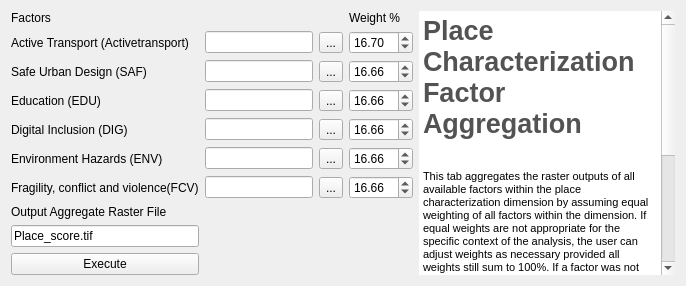
         <widget class="QWidget" name="tab_30">
          <attribute name="title">
           <string>Aggregate</string>
          </attribute>
          <layout class="QGridLayout" name="gridLayout_23">
           <item row="0" column="0">
            <widget class="QLabel" name="label_93">
             <property name="maximumSize">
              <size>
               <width>16777215</width>
               <height>50</height>
              </size>
             </property>
             <property name="text">
              <string>Factors</string>
             </property>
            </widget>
           </item>
           <item row="0" column="3">
            <widget class="QLabel" name="label_95">
             <property name="maximumSize">
              <size>
               <width>16777215</width>
               <height>50</height>
              </size>
             </property>
             <property name="text">
              <string>Weight %</string>
             </property>
            </widget>
           </item>
           <item row="0" column="4" rowspan="10">
            <widget class="QTextEdit" name="textEdit_33">
             <property name="enabled">
              <bool>true</bool>
             </property>
             <property name="frameShape">
              <enum>QFrame::NoFrame</enum>
             </property>
             <property name="readOnly">
              <bool>true</bool>
             </property>
             <property name="html">
              <string>&lt;!DOCTYPE HTML PUBLIC &quot;-//W3C//DTD HTML 4.0//EN&quot; &quot;http://www.w3.org/TR/REC-html40/strict.dtd&quot;&gt;
&lt;html&gt;&lt;head&gt;&lt;meta name=&quot;qrichtext&quot; content=&quot;1&quot; /&gt;&lt;style type=&quot;text/css&quot;&gt;
p, li { white-space: pre-wrap; }
&lt;/style&gt;&lt;/head&gt;&lt;body style=&quot; font-family:'MS Shell Dlg 2'; font-size:8.25pt; font-weight:400; font-style:normal;&quot;&gt;
&lt;p style=&quot; margin-top:0px; margin-bottom:0px; margin-left:0px; margin-right:0px; -qt-block-indent:0; text-indent:0px;&quot;&gt;&lt;span style=&quot; font-size:20pt; font-weight:600; color:#535353;&quot;&gt;Place Characterization Factor Aggregation &lt;/span&gt;&lt;/p&gt;
&lt;p style=&quot;-qt-paragraph-type:empty; margin-top:0px; margin-bottom:0px; margin-left:0px; margin-right:0px; -qt-block-indent:0; text-indent:0px; font-size:20pt; font-weight:600; color:#535353;&quot;&gt;&lt;br /&gt;&lt;/p&gt;
&lt;p style=&quot; margin-top:0px; margin-bottom:0px; margin-left:0px; margin-right:0px; -qt-block-indent:0; text-indent:0px;&quot;&gt;&lt;span style=&quot; font-size:8pt;&quot;&gt;This tab aggregates the raster outputs of all available factors within the place characterization dimension by assuming equal weighting of all factors within the dimension. If equal weights are not appropriate for the specific context of the analysis, the user can adjust weights as necessary provided all weights still sum to 100%. If a factor was not calculated (perhaps due to missing data, or because it was deemed to be unimportant) that factor should be assigned a weight of 0%, and the remaining factor weights adjusted such that they add up to 100%. &lt;/span&gt;&lt;/p&gt;
&lt;p style=&quot; margin-top:12px; margin-bottom:12px; margin-left:0px; margin-right:0px; -qt-block-indent:0; text-indent:0px;&quot;&gt;&lt;span style=&quot; font-size:8pt;&quot;&gt;Factor outputs that are created during the current working session are automatically loaded. &lt;/span&gt;&lt;span style=&quot; font-family:'Calibri','sans-serif'; font-size:9pt;&quot;&gt;Users can choose to load previously generated factor outputs from the output directory set up at tool initiation.&lt;/span&gt;&lt;span style=&quot; font-size:9pt;&quot;&gt; &lt;/span&gt;&lt;/p&gt;
&lt;p style=&quot; margin-top:12px; margin-bottom:12px; margin-left:0px; margin-right:0px; -qt-block-indent:0; text-indent:0px;&quot;&gt;&lt;span style=&quot; font-family:'Calibri','sans-serif'; font-size:8pt; font-weight:600;&quot;&gt;Output&lt;/span&gt;&lt;span style=&quot; font-family:'Calibri','sans-serif'; font-size:8pt;&quot;&gt;: &lt;/span&gt;&lt;span style=&quot; font-size:8pt;&quot;&gt;A raster file containing values ranging from 0 to 5 is saved to the output directory and loaded into the workspace. Scores should be interpreted as outlined in the “About” tab.&lt;/span&gt;&lt;span style=&quot; font-size:7.8pt;&quot;&gt; &lt;/span&gt;&lt;/p&gt;&lt;/body&gt;&lt;/html&gt;</string>
             </property>
            </widget>
           </item>
           <item row="1" column="0">
            <widget class="QLabel" name="label_101">
             <property name="text">
              <string>Active Transport (Activetransport)</string>
             </property>
            </widget>
           </item>
           <item row="1" column="1">
            <widget class="QgsFilterLineEdit" name="AT_Aggregate_Field">
             <property name="qgisRelation" stdset="0">
              <string notr="true"/>
             </property>
            </widget>
           </item>
           <item row="1" column="2">
            <widget class="QToolButton" name="WLK_Aggregate_TB">
             <property name="text">
              <string>...</string>
             </property>
            </widget>
           </item>
           <item row="1" column="3">
            <widget class="QDoubleSpinBox" name="WLK_Aggregate_SB">
             <property name="maximum">
              <double>100.000000000000000</double>
             </property>
             <property name="value">
              <double>16.699999999999999</double>
             </property>
            </widget>
           </item>
           <item row="2" column="0">
            <widget class="QLabel" name="label_99">
             <property name="text">
              <string>Safe Urban Design (SAF)</string>
             </property>
            </widget>
           </item>
           <item row="2" column="1">
            <widget class="QgsFilterLineEdit" name="SAF_Aggregate_Field">
             <property name="qgisRelation" stdset="0">
              <string notr="true"/>
             </property>
            </widget>
           </item>
           <item row="2" column="2">
            <widget class="QToolButton" name="SAF_Aggregate_TB">
             <property name="text">
              <string>...</string>
             </property>
            </widget>
           </item>
           <item row="2" column="3">
            <widget class="QDoubleSpinBox" name="SAF_Aggregate_SB">
             <property name="maximum">
              <double>100.000000000000000</double>
             </property>
             <property name="value">
              <double>16.660000000000000</double>
             </property>
            </widget>
           </item>
           <item row="3" column="0">
            <widget class="QLabel" name="label_105">
             <property name="text">
              <string>Education (EDU)</string>
             </property>
            </widget>
           </item>
           <item row="3" column="1">
            <widget class="QgsFilterLineEdit" name="EDU_Aggregate_Field">
             <property name="qgisRelation" stdset="0">
              <string notr="true"/>
             </property>
            </widget>
           </item>
           <item row="3" column="2">
            <widget class="QToolButton" name="EDU_Aggregate_TB">
             <property name="text">
              <string>...</string>
             </property>
            </widget>
           </item>
           <item row="3" column="3">
            <widget class="QDoubleSpinBox" name="EDU_Aggregate_SB">
             <property name="maximum">
              <double>100.000000000000000</double>
             </property>
             <property name="value">
              <double>16.660000000000000</double>
             </property>
            </widget>
           </item>
           <item row="4" column="0">
            <widget class="QLabel" name="label_106">
             <property name="text">
              <string>Digital Inclusion (DIG)</string>
             </property>
            </widget>
           </item>
           <item row="4" column="1">
            <widget class="QgsFilterLineEdit" name="DIG_Aggregate_Field">
             <property name="qgisRelation" stdset="0">
              <string notr="true"/>
             </property>
            </widget>
           </item>
           <item row="4" column="2">
            <widget class="QToolButton" name="DIG_Aggregate_TB">
             <property name="text">
              <string>...</string>
             </property>
            </widget>
           </item>
           <item row="4" column="3">
            <widget class="QDoubleSpinBox" name="DIG_Aggregate_SB">
             <property name="maximum">
              <double>100.000000000000000</double>
             </property>
             <property name="value">
              <double>16.660000000000000</double>
             </property>
            </widget>
           </item>
           <item row="5" column="0">
            <widget class="QLabel" name="label_107">
             <property name="text">
              <string>Environment Hazards (ENV)</string>
             </property>
            </widget>
           </item>
           <item row="5" column="1">
            <widget class="QgsFilterLineEdit" name="ENV_Aggregate_Field">
             <property name="qgisRelation" stdset="0">
              <string notr="true"/>
             </property>
            </widget>
           </item>
           <item row="5" column="2">
            <widget class="QToolButton" name="ENV_Aggregate_TB">
             <property name="text">
              <string>...</string>
             </property>
            </widget>
           </item>
           <item row="5" column="3">
            <widget class="QDoubleSpinBox" name="ENV_Aggregate_SB">
             <property name="maximum">
              <double>100.000000000000000</double>
             </property>
             <property name="value">
              <double>16.660000000000000</double>
             </property>
            </widget>
           </item>
           <item row="6" column="0">
            <widget class="QLabel" name="label_151">
             <property name="text">
              <string>Fragility, conflict and violence(FCV)</string>
             </property>
            </widget>
           </item>
           <item row="6" column="1">
            <widget class="QgsFilterLineEdit" name="FCV_Aggregate_Field">
             <property name="qgisRelation" stdset="0">
              <string notr="true"/>
             </property>
            </widget>
           </item>
           <item row="6" column="2">
            <widget class="QToolButton" name="FCV_Aggregate_TB">
             <property name="text">
              <string>...</string>
             </property>
            </widget>
           </item>
           <item row="6" column="3">
            <widget class="QDoubleSpinBox" name="FCV_Aggregate_SB">
             <property name="maximum">
              <double>100.000000000000000</double>
             </property>
             <property name="value">
              <double>16.660000000000000</double>
             </property>
            </widget>
           </item>
           <item row="7" column="0" colspan="2">
            <widget class="QLabel" name="label_98">
             <property name="maximumSize">
              <size>
               <width>16777215</width>
               <height>50</height>
              </size>
             </property>
             <property name="text">
              <string>Output Aggregate Raster File</string>
             </property>
            </widget>
           </item>
           <item row="8" column="0">
            <widget class="QgsFilterLineEdit" name="PlaceCharacterization_AggregateOutput_Field">
             <property name="text">
              <string>Place_score.tif</string>
             </property>
             <property name="qgisRelation" stdset="0">
              <string notr="true"/>
             </property>
            </widget>
           </item>
           <item row="9" column="0">
            <widget class="QPushButton" name="PlaceCharacterization_AggregateExecute_PB">
             <property name="text">
              <string>Execute</string>
             </property>
            </widget>
           </item>
           <item row="9" column="1">
            <widget class="QLabel" name="placeCharacterizationAggregation_Check">
             <property name="text">
              <string/>
             </property>
            </widget>
           </item>
          </layout>
         </widget>
